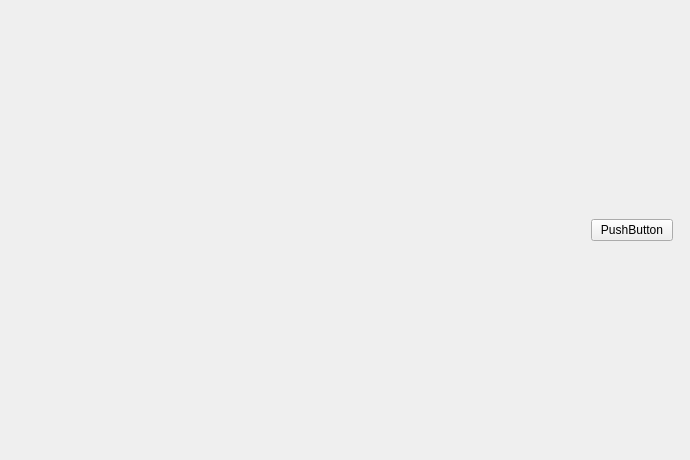
<?xml version="1.0" encoding="UTF-8"?>
<ui version="4.0">
 <class>Statistics</class>
 <widget class="QWidget" name="Statistics">
  <property name="geometry">
   <rect>
    <x>0</x>
    <y>0</y>
    <width>690</width>
    <height>460</height>
   </rect>
  </property>
  <property name="windowTitle">
   <string>Form</string>
  </property>
  <widget class="QFrame" name="gridFrame">
   <property name="geometry">
    <rect>
     <x>0</x>
     <y>0</y>
     <width>691</width>
     <height>461</height>
    </rect>
   </property>
   <layout class="QGridLayout" name="gridLayout">
    <item row="0" column="0">
     <layout class="QVBoxLayout" name="verticalLayout">
      <item>
       <layout class="QHBoxLayout" name="horizontalLayout">
        <item>
         <layout class="QVBoxLayout" name="verticalLayout_3">
          <property name="spacing">
           <number>0</number>
          </property>
          <item>
           <widget class="QStackedWidget" name="chartsStackedWidget">
            <property name="currentIndex">
             <number>0</number>
            </property>
            <widget class="QWidget" name="currentDataPage">
             <widget class="QWidget" name="verticalLayoutWidget">
              <property name="geometry">
               <rect>
                <x>0</x>
                <y>0</y>
                <width>561</width>
                <height>441</height>
               </rect>
              </property>
              <layout class="QVBoxLayout" name="verticalLayout_5">
               <property name="spacing">
                <number>4</number>
               </property>
               <item>
                <layout class="QHBoxLayout" name="horizontalLayout_5">
                 <property name="spacing">
                  <number>0</number>
                 </property>
                 <item>
                  <layout class="QVBoxLayout" name="layoutCurrentChart">
                   <property name="spacing">
                    <number>0</number>
                   </property>
                   <item>
                    <widget class="QWidget" name="currentChartWidget" native="true">
                     <property name="minimumSize">
                      <size>
                       <width>0</width>
                       <height>0</height>
                      </size>
                     </property>
                     <property name="maximumSize">
                      <size>
                       <width>273</width>
                       <height>213</height>
                      </size>
                     </property>
                    </widget>
                   </item>
                  </layout>
                 </item>
                </layout>
               </item>
               <item>
                <layout class="QHBoxLayout" name="horizontalLayout_6">
                 <property name="spacing">
                  <number>0</number>
                 </property>
                 <item>
                  <layout class="QVBoxLayout" name="layoutPowerChart">
                   <property name="spacing">
                    <number>0</number>
                   </property>
                   <item>
                    <widget class="QWidget" name="powerChartWidget" native="true"/>
                   </item>
                  </layout>
                 </item>
                </layout>
               </item>
              </layout>
             </widget>
            </widget>
            <widget class="QWidget" name="oldDataPage"/>
           </widget>
          </item>
         </layout>
        </item>
        <item>
         <widget class="QFrame" name="verticalFrame">
          <property name="minimumSize">
           <size>
            <width>100</width>
            <height>0</height>
           </size>
          </property>
          <property name="maximumSize">
           <size>
            <width>100</width>
            <height>16777215</height>
           </size>
          </property>
          <layout class="QVBoxLayout" name="verticalLayout_2">
           <item>
            <layout class="QHBoxLayout" name="horizontalLayout_4"/>
           </item>
           <item>
            <layout class="QHBoxLayout" name="horizontalLayout_2">
             <item>
              <widget class="QPushButton" name="pushButton">
               <property name="text">
                <string>PushButton</string>
               </property>
              </widget>
             </item>
            </layout>
           </item>
           <item>
            <layout class="QHBoxLayout" name="horizontalLayout_3"/>
           </item>
          </layout>
         </widget>
        </item>
       </layout>
      </item>
     </layout>
    </item>
   </layout>
  </widget>
 </widget>
 <resources/>
 <connections/>
</ui>
